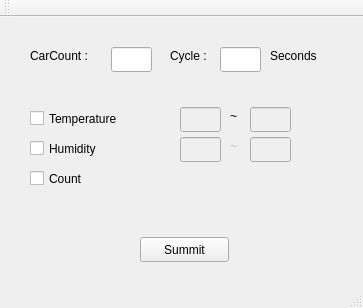
<?xml version="1.0" encoding="UTF-8"?>
<ui version="4.0">
 <class>MainWindow</class>
 <widget class="QMainWindow" name="MainWindow">
  <property name="geometry">
   <rect>
    <x>0</x>
    <y>0</y>
    <width>363</width>
    <height>308</height>
   </rect>
  </property>
  <property name="windowTitle">
   <string>MainWindow</string>
  </property>
  <widget class="QWidget" name="centralWidget">
   <widget class="QLabel" name="label">
    <property name="geometry">
     <rect>
      <x>30</x>
      <y>30</y>
      <width>75</width>
      <height>17</height>
     </rect>
    </property>
    <property name="text">
     <string>CarCount : </string>
    </property>
   </widget>
   <widget class="QLineEdit" name="carcount">
    <property name="geometry">
     <rect>
      <x>111</x>
      <y>30</y>
      <width>41</width>
      <height>25</height>
     </rect>
    </property>
   </widget>
   <widget class="QLabel" name="label_2">
    <property name="geometry">
     <rect>
      <x>170</x>
      <y>30</y>
      <width>67</width>
      <height>17</height>
     </rect>
    </property>
    <property name="text">
     <string>Cycle : </string>
    </property>
   </widget>
   <widget class="QLineEdit" name="cycle">
    <property name="geometry">
     <rect>
      <x>220</x>
      <y>30</y>
      <width>41</width>
      <height>25</height>
     </rect>
    </property>
   </widget>
   <widget class="QLabel" name="label_3">
    <property name="geometry">
     <rect>
      <x>270</x>
      <y>30</y>
      <width>67</width>
      <height>17</height>
     </rect>
    </property>
    <property name="text">
     <string>Seconds</string>
    </property>
   </widget>
   <widget class="QCheckBox" name="tem_cb">
    <property name="geometry">
     <rect>
      <x>30</x>
      <y>90</y>
      <width>111</width>
      <height>23</height>
     </rect>
    </property>
    <property name="text">
     <string>Temperature</string>
    </property>
   </widget>
   <widget class="QCheckBox" name="hum_cb">
    <property name="geometry">
     <rect>
      <x>30</x>
      <y>120</y>
      <width>92</width>
      <height>23</height>
     </rect>
    </property>
    <property name="text">
     <string>Humidity</string>
    </property>
   </widget>
   <widget class="QCheckBox" name="cou_cb">
    <property name="geometry">
     <rect>
      <x>30</x>
      <y>150</y>
      <width>92</width>
      <height>23</height>
     </rect>
    </property>
    <property name="text">
     <string>Count</string>
    </property>
   </widget>
   <widget class="QLineEdit" name="tem_min">
    <property name="enabled">
     <bool>false</bool>
    </property>
    <property name="geometry">
     <rect>
      <x>180</x>
      <y>90</y>
      <width>41</width>
      <height>25</height>
     </rect>
    </property>
   </widget>
   <widget class="QLabel" name="label_4">
    <property name="geometry">
     <rect>
      <x>230</x>
      <y>90</y>
      <width>67</width>
      <height>17</height>
     </rect>
    </property>
    <property name="text">
     <string>~</string>
    </property>
   </widget>
   <widget class="QLineEdit" name="tem_max">
    <property name="enabled">
     <bool>false</bool>
    </property>
    <property name="geometry">
     <rect>
      <x>250</x>
      <y>90</y>
      <width>41</width>
      <height>25</height>
     </rect>
    </property>
   </widget>
   <widget class="QLineEdit" name="hum_max">
    <property name="enabled">
     <bool>false</bool>
    </property>
    <property name="geometry">
     <rect>
      <x>250</x>
      <y>120</y>
      <width>41</width>
      <height>25</height>
     </rect>
    </property>
   </widget>
   <widget class="QLabel" name="label_5">
    <property name="enabled">
     <bool>false</bool>
    </property>
    <property name="geometry">
     <rect>
      <x>230</x>
      <y>120</y>
      <width>67</width>
      <height>17</height>
     </rect>
    </property>
    <property name="text">
     <string>~</string>
    </property>
   </widget>
   <widget class="QLineEdit" name="hum_min">
    <property name="enabled">
     <bool>false</bool>
    </property>
    <property name="geometry">
     <rect>
      <x>180</x>
      <y>120</y>
      <width>41</width>
      <height>25</height>
     </rect>
    </property>
   </widget>
   <widget class="QPushButton" name="pushButton">
    <property name="geometry">
     <rect>
      <x>140</x>
      <y>220</y>
      <width>89</width>
      <height>25</height>
     </rect>
    </property>
    <property name="text">
     <string>Summit</string>
    </property>
   </widget>
  </widget>
  <widget class="QMenuBar" name="menuBar">
   <property name="geometry">
    <rect>
     <x>0</x>
     <y>0</y>
     <width>363</width>
     <height>22</height>
    </rect>
   </property>
  </widget>
  <widget class="QToolBar" name="mainToolBar">
   <attribute name="toolBarArea">
    <enum>TopToolBarArea</enum>
   </attribute>
   <attribute name="toolBarBreak">
    <bool>false</bool>
   </attribute>
  </widget>
  <widget class="QStatusBar" name="statusBar"/>
 </widget>
 <layoutdefault spacing="6" margin="11"/>
 <resources/>
 <connections/>
</ui>
